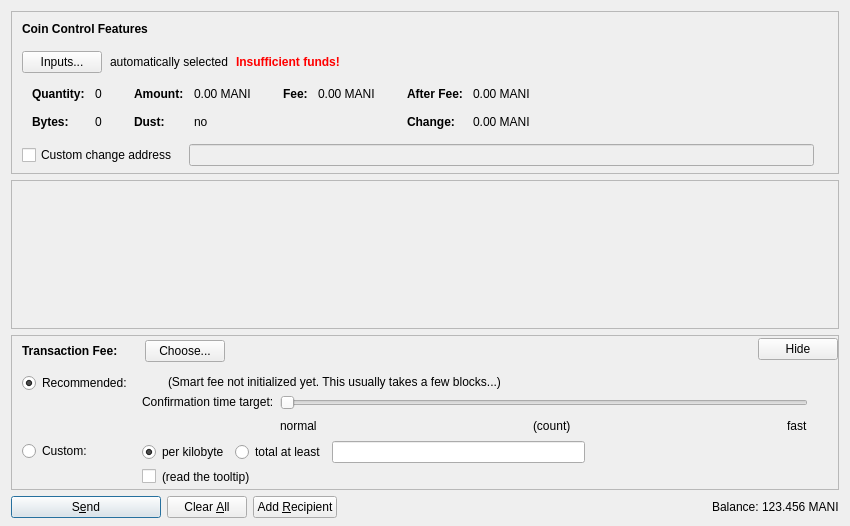
<?xml version="1.0" encoding="UTF-8"?>
<ui version="4.0">
 <class>SendCoinsDialog</class>
 <widget class="QDialog" name="SendCoinsDialog">
  <property name="geometry">
   <rect>
    <x>0</x>
    <y>0</y>
    <width>850</width>
    <height>526</height>
   </rect>
  </property>
  <property name="windowTitle">
   <string>Send Coins</string>
  </property>
  <layout class="QVBoxLayout" name="verticalLayout" stretch="0,1,0,0">
   <property name="bottomMargin">
    <number>8</number>
   </property>
   <item>
    <widget class="QFrame" name="frameCoinControl">
     <property name="sizePolicy">
      <sizepolicy hsizetype="Expanding" vsizetype="Expanding">
       <horstretch>0</horstretch>
       <verstretch>0</verstretch>
      </sizepolicy>
     </property>
     <property name="maximumSize">
      <size>
       <width>16777215</width>
       <height>16777215</height>
      </size>
     </property>
     <property name="frameShape">
      <enum>QFrame::StyledPanel</enum>
     </property>
     <property name="frameShadow">
      <enum>QFrame::Sunken</enum>
     </property>
     <layout class="QVBoxLayout" name="verticalLayoutCoinControl2">
      <property name="spacing">
       <number>0</number>
      </property>
      <property name="leftMargin">
       <number>0</number>
      </property>
      <property name="topMargin">
       <number>0</number>
      </property>
      <property name="rightMargin">
       <number>0</number>
      </property>
      <property name="bottomMargin">
       <number>6</number>
      </property>
      <item>
       <layout class="QVBoxLayout" name="verticalLayoutCoinControl" stretch="0,0,0,0,1">
        <property name="spacing">
         <number>0</number>
        </property>
        <property name="leftMargin">
         <number>10</number>
        </property>
        <property name="topMargin">
         <number>10</number>
        </property>
        <item>
         <layout class="QHBoxLayout" name="horizontalLayoutCoinControl1">
          <property name="bottomMargin">
           <number>15</number>
          </property>
          <item>
           <widget class="QLabel" name="labelCoinControlFeatures">
            <property name="sizePolicy">
             <sizepolicy hsizetype="Preferred" vsizetype="Maximum">
              <horstretch>0</horstretch>
              <verstretch>0</verstretch>
             </sizepolicy>
            </property>
            <property name="font">
             <font>
              <weight>75</weight>
              <bold>true</bold>
             </font>
            </property>
            <property name="styleSheet">
             <string notr="true">font-weight:bold;</string>
            </property>
            <property name="text">
             <string>Coin Control Features</string>
            </property>
           </widget>
          </item>
         </layout>
        </item>
        <item>
         <layout class="QHBoxLayout" name="horizontalLayoutCoinControl2" stretch="0,0,0,0">
          <property name="spacing">
           <number>8</number>
          </property>
          <property name="bottomMargin">
           <number>10</number>
          </property>
          <item>
           <widget class="QPushButton" name="pushButtonCoinControl">
            <property name="styleSheet">
             <string notr="true"/>
            </property>
            <property name="text">
             <string>Inputs...</string>
            </property>
            <property name="autoDefault">
             <bool>false</bool>
            </property>
           </widget>
          </item>
          <item>
           <widget class="QLabel" name="labelCoinControlAutomaticallySelected">
            <property name="text">
             <string>automatically selected</string>
            </property>
            <property name="margin">
             <number>5</number>
            </property>
           </widget>
          </item>
          <item>
           <widget class="QLabel" name="labelCoinControlInsuffFunds">
            <property name="font">
             <font>
              <weight>75</weight>
              <bold>true</bold>
             </font>
            </property>
            <property name="styleSheet">
             <string notr="true">color:red;font-weight:bold;</string>
            </property>
            <property name="text">
             <string>Insufficient funds!</string>
            </property>
            <property name="margin">
             <number>5</number>
            </property>
           </widget>
          </item>
          <item>
           <spacer name="horizontalSpacerCoinControl">
            <property name="orientation">
             <enum>Qt::Horizontal</enum>
            </property>
            <property name="sizeHint" stdset="0">
             <size>
              <width>40</width>
              <height>1</height>
             </size>
            </property>
           </spacer>
          </item>
         </layout>
        </item>
        <item>
         <widget class="QWidget" name="widgetCoinControl" native="true">
          <property name="sizePolicy">
           <sizepolicy hsizetype="Preferred" vsizetype="Preferred">
            <horstretch>0</horstretch>
            <verstretch>0</verstretch>
           </sizepolicy>
          </property>
          <property name="minimumSize">
           <size>
            <width>0</width>
            <height>0</height>
           </size>
          </property>
          <property name="styleSheet">
           <string notr="true"/>
          </property>
          <layout class="QHBoxLayout" name="horizontalLayoutCoinControl5">
           <property name="leftMargin">
            <number>0</number>
           </property>
           <property name="topMargin">
            <number>0</number>
           </property>
           <property name="rightMargin">
            <number>0</number>
           </property>
           <property name="bottomMargin">
            <number>0</number>
           </property>
           <item>
            <layout class="QHBoxLayout" name="horizontalLayoutCoinControl3" stretch="0,0,0,1">
             <property name="spacing">
              <number>20</number>
             </property>
             <property name="topMargin">
              <number>0</number>
             </property>
             <property name="bottomMargin">
              <number>10</number>
             </property>
             <item>
              <layout class="QFormLayout" name="formLayoutCoinControl1">
               <property name="horizontalSpacing">
                <number>10</number>
               </property>
               <property name="verticalSpacing">
                <number>14</number>
               </property>
               <property name="leftMargin">
                <number>10</number>
               </property>
               <property name="topMargin">
                <number>4</number>
               </property>
               <property name="rightMargin">
                <number>6</number>
               </property>
               <item row="0" column="0">
                <widget class="QLabel" name="labelCoinControlQuantityText">
                 <property name="font">
                  <font>
                   <weight>75</weight>
                   <bold>true</bold>
                  </font>
                 </property>
                 <property name="text">
                  <string>Quantity:</string>
                 </property>
                 <property name="margin">
                  <number>0</number>
                 </property>
                </widget>
               </item>
               <item row="0" column="1">
                <widget class="QLabel" name="labelCoinControlQuantity">
                 <property name="cursor">
                  <cursorShape>IBeamCursor</cursorShape>
                 </property>
                 <property name="contextMenuPolicy">
                  <enum>Qt::ActionsContextMenu</enum>
                 </property>
                 <property name="text">
                  <string notr="true">0</string>
                 </property>
                 <property name="margin">
                  <number>0</number>
                 </property>
                 <property name="textInteractionFlags">
                  <set>Qt::LinksAccessibleByMouse|Qt::TextSelectableByKeyboard|Qt::TextSelectableByMouse</set>
                 </property>
                </widget>
               </item>
               <item row="1" column="0">
                <widget class="QLabel" name="labelCoinControlBytesText">
                 <property name="font">
                  <font>
                   <weight>75</weight>
                   <bold>true</bold>
                  </font>
                 </property>
                 <property name="text">
                  <string>Bytes:</string>
                 </property>
                </widget>
               </item>
               <item row="1" column="1">
                <widget class="QLabel" name="labelCoinControlBytes">
                 <property name="cursor">
                  <cursorShape>IBeamCursor</cursorShape>
                 </property>
                 <property name="contextMenuPolicy">
                  <enum>Qt::ActionsContextMenu</enum>
                 </property>
                 <property name="text">
                  <string notr="true">0</string>
                 </property>
                 <property name="textInteractionFlags">
                  <set>Qt::LinksAccessibleByMouse|Qt::TextSelectableByKeyboard|Qt::TextSelectableByMouse</set>
                 </property>
                </widget>
               </item>
              </layout>
             </item>
             <item>
              <layout class="QFormLayout" name="formLayoutCoinControl2">
               <property name="horizontalSpacing">
                <number>10</number>
               </property>
               <property name="verticalSpacing">
                <number>14</number>
               </property>
               <property name="leftMargin">
                <number>6</number>
               </property>
               <property name="topMargin">
                <number>4</number>
               </property>
               <property name="rightMargin">
                <number>6</number>
               </property>
               <item row="0" column="0">
                <widget class="QLabel" name="labelCoinControlAmountText">
                 <property name="font">
                  <font>
                   <weight>75</weight>
                   <bold>true</bold>
                  </font>
                 </property>
                 <property name="text">
                  <string>Amount:</string>
                 </property>
                 <property name="margin">
                  <number>0</number>
                 </property>
                </widget>
               </item>
               <item row="0" column="1">
                <widget class="QLabel" name="labelCoinControlAmount">
                 <property name="cursor">
                  <cursorShape>IBeamCursor</cursorShape>
                 </property>
                 <property name="contextMenuPolicy">
                  <enum>Qt::ActionsContextMenu</enum>
                 </property>
                 <property name="text">
                  <string notr="true">0.00 MANI</string>
                 </property>
                 <property name="textInteractionFlags">
                  <set>Qt::LinksAccessibleByMouse|Qt::TextSelectableByKeyboard|Qt::TextSelectableByMouse</set>
                 </property>
                </widget>
               </item>
               <item row="1" column="0">
                <widget class="QLabel" name="labelCoinControlLowOutputText">
                 <property name="font">
                  <font>
                   <weight>75</weight>
                   <bold>true</bold>
                  </font>
                 </property>
                 <property name="text">
                  <string>Dust:</string>
                 </property>
                </widget>
               </item>
               <item row="1" column="1">
                <widget class="QLabel" name="labelCoinControlLowOutput">
                 <property name="cursor">
                  <cursorShape>IBeamCursor</cursorShape>
                 </property>
                 <property name="contextMenuPolicy">
                  <enum>Qt::ActionsContextMenu</enum>
                 </property>
                 <property name="text">
                  <string notr="true">no</string>
                 </property>
                 <property name="textInteractionFlags">
                  <set>Qt::LinksAccessibleByMouse|Qt::TextSelectableByKeyboard|Qt::TextSelectableByMouse</set>
                 </property>
                </widget>
               </item>
              </layout>
             </item>
             <item>
              <layout class="QFormLayout" name="formLayoutCoinControl3">
               <property name="horizontalSpacing">
                <number>10</number>
               </property>
               <property name="verticalSpacing">
                <number>14</number>
               </property>
               <property name="leftMargin">
                <number>6</number>
               </property>
               <property name="topMargin">
                <number>4</number>
               </property>
               <property name="rightMargin">
                <number>6</number>
               </property>
               <item row="0" column="0">
                <widget class="QLabel" name="labelCoinControlFeeText">
                 <property name="font">
                  <font>
                   <weight>75</weight>
                   <bold>true</bold>
                  </font>
                 </property>
                 <property name="text">
                  <string>Fee:</string>
                 </property>
                 <property name="margin">
                  <number>0</number>
                 </property>
                </widget>
               </item>
               <item row="0" column="1">
                <widget class="QLabel" name="labelCoinControlFee">
                 <property name="cursor">
                  <cursorShape>IBeamCursor</cursorShape>
                 </property>
                 <property name="contextMenuPolicy">
                  <enum>Qt::ActionsContextMenu</enum>
                 </property>
                 <property name="text">
                  <string notr="true">0.00 MANI</string>
                 </property>
                 <property name="textInteractionFlags">
                  <set>Qt::LinksAccessibleByMouse|Qt::TextSelectableByKeyboard|Qt::TextSelectableByMouse</set>
                 </property>
                </widget>
               </item>
              </layout>
             </item>
             <item>
              <layout class="QFormLayout" name="formLayoutCoinControl4">
               <property name="horizontalSpacing">
                <number>10</number>
               </property>
               <property name="verticalSpacing">
                <number>14</number>
               </property>
               <property name="leftMargin">
                <number>6</number>
               </property>
               <property name="topMargin">
                <number>4</number>
               </property>
               <property name="rightMargin">
                <number>6</number>
               </property>
               <item row="0" column="0">
                <widget class="QLabel" name="labelCoinControlAfterFeeText">
                 <property name="font">
                  <font>
                   <weight>75</weight>
                   <bold>true</bold>
                  </font>
                 </property>
                 <property name="text">
                  <string>After Fee:</string>
                 </property>
                 <property name="margin">
                  <number>0</number>
                 </property>
                </widget>
               </item>
               <item row="0" column="1">
                <widget class="QLabel" name="labelCoinControlAfterFee">
                 <property name="cursor">
                  <cursorShape>IBeamCursor</cursorShape>
                 </property>
                 <property name="contextMenuPolicy">
                  <enum>Qt::ActionsContextMenu</enum>
                 </property>
                 <property name="text">
                  <string notr="true">0.00 MANI</string>
                 </property>
                 <property name="textInteractionFlags">
                  <set>Qt::LinksAccessibleByMouse|Qt::TextSelectableByKeyboard|Qt::TextSelectableByMouse</set>
                 </property>
                </widget>
               </item>
               <item row="1" column="0">
                <widget class="QLabel" name="labelCoinControlChangeText">
                 <property name="font">
                  <font>
                   <weight>75</weight>
                   <bold>true</bold>
                  </font>
                 </property>
                 <property name="text">
                  <string>Change:</string>
                 </property>
                </widget>
               </item>
               <item row="1" column="1">
                <widget class="QLabel" name="labelCoinControlChange">
                 <property name="cursor">
                  <cursorShape>IBeamCursor</cursorShape>
                 </property>
                 <property name="contextMenuPolicy">
                  <enum>Qt::ActionsContextMenu</enum>
                 </property>
                 <property name="text">
                  <string notr="true">0.00 MANI</string>
                 </property>
                 <property name="textInteractionFlags">
                  <set>Qt::LinksAccessibleByMouse|Qt::TextSelectableByKeyboard|Qt::TextSelectableByMouse</set>
                 </property>
                </widget>
               </item>
              </layout>
             </item>
            </layout>
           </item>
          </layout>
         </widget>
        </item>
        <item>
         <layout class="QHBoxLayout" name="horizontalLayoutCoinControl4" stretch="0,0,0">
          <property name="spacing">
           <number>12</number>
          </property>
          <property name="sizeConstraint">
           <enum>QLayout::SetDefaultConstraint</enum>
          </property>
          <property name="topMargin">
           <number>5</number>
          </property>
          <property name="rightMargin">
           <number>5</number>
          </property>
          <item>
           <widget class="QCheckBox" name="checkBoxCoinControlChange">
            <property name="toolTip">
             <string>If this is activated, but the change address is empty or invalid, change will be sent to a newly generated address.</string>
            </property>
            <property name="text">
             <string>Custom change address</string>
            </property>
           </widget>
          </item>
          <item>
           <widget class="QValidatedLineEdit" name="lineEditCoinControlChange">
            <property name="enabled">
             <bool>false</bool>
            </property>
            <property name="sizePolicy">
             <sizepolicy hsizetype="Expanding" vsizetype="Fixed">
              <horstretch>0</horstretch>
              <verstretch>0</verstretch>
             </sizepolicy>
            </property>
           </widget>
          </item>
          <item>
           <widget class="QLabel" name="labelCoinControlChangeLabel">
            <property name="sizePolicy">
             <sizepolicy hsizetype="Preferred" vsizetype="Expanding">
              <horstretch>0</horstretch>
              <verstretch>0</verstretch>
             </sizepolicy>
            </property>
            <property name="minimumSize">
             <size>
              <width>0</width>
              <height>0</height>
             </size>
            </property>
            <property name="text">
             <string/>
            </property>
            <property name="margin">
             <number>3</number>
            </property>
           </widget>
          </item>
         </layout>
        </item>
        <item>
         <spacer name="verticalSpacerCoinControl">
          <property name="orientation">
           <enum>Qt::Vertical</enum>
          </property>
          <property name="sizeHint" stdset="0">
           <size>
            <width>800</width>
            <height>1</height>
           </size>
          </property>
         </spacer>
        </item>
       </layout>
      </item>
     </layout>
    </widget>
   </item>
   <item>
    <widget class="QScrollArea" name="scrollArea">
     <property name="widgetResizable">
      <bool>true</bool>
     </property>
     <widget class="QWidget" name="scrollAreaWidgetContents">
      <property name="geometry">
       <rect>
        <x>0</x>
        <y>0</y>
        <width>830</width>
        <height>104</height>
       </rect>
      </property>
      <layout class="QVBoxLayout" name="verticalLayout_2" stretch="0,1">
       <property name="leftMargin">
        <number>0</number>
       </property>
       <property name="topMargin">
        <number>0</number>
       </property>
       <property name="rightMargin">
        <number>0</number>
       </property>
       <property name="bottomMargin">
        <number>0</number>
       </property>
       <item>
        <layout class="QVBoxLayout" name="entries">
         <property name="spacing">
          <number>6</number>
         </property>
        </layout>
       </item>
       <item>
        <spacer name="verticalSpacer">
         <property name="orientation">
          <enum>Qt::Vertical</enum>
         </property>
         <property name="sizeHint" stdset="0">
          <size>
           <width>20</width>
           <height>40</height>
          </size>
         </property>
        </spacer>
       </item>
      </layout>
     </widget>
    </widget>
   </item>
   <item>
    <widget class="QFrame" name="frameFee">
     <property name="sizePolicy">
      <sizepolicy hsizetype="Expanding" vsizetype="Expanding">
       <horstretch>0</horstretch>
       <verstretch>0</verstretch>
      </sizepolicy>
     </property>
     <property name="maximumSize">
      <size>
       <width>16777215</width>
       <height>16777215</height>
      </size>
     </property>
     <property name="frameShape">
      <enum>QFrame::StyledPanel</enum>
     </property>
     <property name="frameShadow">
      <enum>QFrame::Sunken</enum>
     </property>
     <layout class="QVBoxLayout" name="verticalLayoutFee1">
      <property name="spacing">
       <number>0</number>
      </property>
      <property name="leftMargin">
       <number>0</number>
      </property>
      <property name="topMargin">
       <number>0</number>
      </property>
      <property name="rightMargin">
       <number>0</number>
      </property>
      <property name="bottomMargin">
       <number>0</number>
      </property>
      <item>
       <layout class="QVBoxLayout" name="verticalLayoutFee2" stretch="0,0,0">
        <property name="spacing">
         <number>0</number>
        </property>
        <property name="leftMargin">
         <number>10</number>
        </property>
        <property name="topMargin">
         <number>0</number>
        </property>
        <item>
         <layout class="QHBoxLayout" name="horizontalLayoutFee1">
          <property name="bottomMargin">
           <number>0</number>
          </property>
          <item>
           <layout class="QVBoxLayout" name="verticalLayoutFee7">
            <property name="spacing">
             <number>0</number>
            </property>
            <item>
             <spacer name="verticalSpacerSmartFee">
              <property name="orientation">
               <enum>Qt::Vertical</enum>
              </property>
              <property name="sizeType">
               <enum>QSizePolicy::Fixed</enum>
              </property>
              <property name="sizeHint" stdset="0">
               <size>
                <width>1</width>
                <height>4</height>
               </size>
              </property>
             </spacer>
            </item>
            <item>
             <layout class="QHBoxLayout" name="horizontalLayoutSmartFee">
              <property name="spacing">
               <number>10</number>
              </property>
              <item>
               <widget class="QLabel" name="labelFeeHeadline">
                <property name="sizePolicy">
                 <sizepolicy hsizetype="Preferred" vsizetype="Maximum">
                  <horstretch>0</horstretch>
                  <verstretch>0</verstretch>
                 </sizepolicy>
                </property>
                <property name="font">
                 <font>
                  <weight>75</weight>
                  <bold>true</bold>
                 </font>
                </property>
                <property name="styleSheet">
                 <string notr="true">font-weight:bold;</string>
                </property>
                <property name="text">
                 <string>Transaction Fee:</string>
                </property>
               </widget>
              </item>
              <item>
               <widget class="QLabel" name="labelFeeMinimized">
                <property name="text">
                 <string/>
                </property>
               </widget>
              </item>
              <item>
               <widget class="QPushButton" name="buttonChooseFee">
                <property name="text">
                 <string>Choose...</string>
                </property>
               </widget>
              </item>
             </layout>
            </item>
            <item>
             <spacer name="verticalSpacer_5">
              <property name="orientation">
               <enum>Qt::Vertical</enum>
              </property>
              <property name="sizeHint" stdset="0">
               <size>
                <width>1</width>
                <height>1</height>
               </size>
              </property>
             </spacer>
            </item>
           </layout>
          </item>
          <item>
           <spacer name="horizontalSpacer_4">
            <property name="orientation">
             <enum>Qt::Horizontal</enum>
            </property>
            <property name="sizeHint" stdset="0">
             <size>
              <width>40</width>
              <height>20</height>
             </size>
            </property>
           </spacer>
          </item>
          <item>
           <widget class="QPushButton" name="buttonMinimizeFee">
            <property name="toolTip">
             <string>collapse fee-settings</string>
            </property>
            <property name="text">
             <string>Hide</string>
            </property>
           </widget>
          </item>
         </layout>
        </item>
        <item>
         <widget class="QFrame" name="frameFeeSelection">
          <layout class="QVBoxLayout" name="verticalLayoutFee12">
           <property name="spacing">
            <number>0</number>
           </property>
           <property name="leftMargin">
            <number>0</number>
           </property>
           <property name="topMargin">
            <number>0</number>
           </property>
           <property name="rightMargin">
            <number>0</number>
           </property>
           <property name="bottomMargin">
            <number>0</number>
           </property>
           <item>
            <layout class="QGridLayout" name="gridLayoutFee">
             <property name="topMargin">
              <number>10</number>
             </property>
             <property name="bottomMargin">
              <number>4</number>
             </property>
             <property name="horizontalSpacing">
              <number>10</number>
             </property>
             <property name="verticalSpacing">
              <number>4</number>
             </property>
             <item row="1" column="1">
              <layout class="QVBoxLayout" name="verticalLayoutFee8">
               <property name="spacing">
                <number>6</number>
               </property>
               <item>
                <layout class="QHBoxLayout" name="horizontalLayoutFee13">
                 <item>
                  <widget class="QRadioButton" name="radioCustomPerKilobyte">
                   <property name="toolTip">
                    <string>If the custom fee is set to 1000 satoshis and the transaction is only 250 bytes, then &quot;per kilobyte&quot; only pays 250 satoshis in fee, while &quot;total at least&quot; pays 1000 satoshis. For transactions bigger than a kilobyte both pay by kilobyte.</string>
                   </property>
                   <property name="text">
                    <string>per kilobyte</string>
                   </property>
                   <property name="checked">
                    <bool>true</bool>
                   </property>
                   <attribute name="buttonGroup">
                    <string notr="true">groupCustomFee</string>
                   </attribute>
                  </widget>
                 </item>
                 <item>
                  <widget class="QRadioButton" name="radioCustomAtLeast">
                   <property name="toolTip">
                    <string>If the custom fee is set to 1000 satoshis and the transaction is only 250 bytes, then &quot;per kilobyte&quot; only pays 250 satoshis in fee, while &quot;total at least&quot; pays 1000 satoshis. For transactions bigger than a kilobyte both pay by kilobyte.</string>
                   </property>
                   <property name="text">
                    <string>total at least</string>
                   </property>
                   <attribute name="buttonGroup">
                    <string notr="true">groupCustomFee</string>
                   </attribute>
                  </widget>
                 </item>
                 <item>
                  <widget class="BitcoinAmountField" name="customFee"/>
                 </item>
                 <item>
                  <spacer name="horizontalSpacer_6">
                   <property name="orientation">
                    <enum>Qt::Horizontal</enum>
                   </property>
                   <property name="sizeHint" stdset="0">
                    <size>
                     <width>1</width>
                     <height>1</height>
                    </size>
                   </property>
                  </spacer>
                 </item>
                </layout>
               </item>
               <item>
                <layout class="QHBoxLayout" name="horizontalLayoutFee8">
                 <item>
                  <widget class="QCheckBox" name="checkBoxMinimumFee">
                   <property name="toolTip">
                    <string>Paying only the minimum fee is just fine as long as there is less transaction volume than space in the blocks. But be aware that this can end up in a never confirming transaction once there is more demand for bitcoin transactions than the network can process.</string>
                   </property>
                   <property name="text">
                    <string/>
                   </property>
                  </widget>
                 </item>
                 <item>
                  <widget class="QLabel" name="labelMinFeeWarning">
                   <property name="enabled">
                    <bool>true</bool>
                   </property>
                   <property name="toolTip">
                    <string>Paying only the minimum fee is just fine as long as there is less transaction volume than space in the blocks. But be aware that this can end up in a never confirming transaction once there is more demand for bitcoin transactions than the network can process.</string>
                   </property>
                   <property name="text">
                    <string>(read the tooltip)</string>
                   </property>
                   <property name="margin">
                    <number>5</number>
                   </property>
                  </widget>
                 </item>
                 <item>
                  <spacer name="horizontalSpacer_2">
                   <property name="orientation">
                    <enum>Qt::Horizontal</enum>
                   </property>
                   <property name="sizeHint" stdset="0">
                    <size>
                     <width>1</width>
                     <height>1</height>
                    </size>
                   </property>
                  </spacer>
                 </item>
                </layout>
               </item>
              </layout>
             </item>
             <item row="0" column="0">
              <layout class="QVBoxLayout" name="verticalLayoutFee4" stretch="0,1">
               <item>
                <widget class="QRadioButton" name="radioSmartFee">
                 <property name="text">
                  <string>Recommended:</string>
                 </property>
                 <property name="checked">
                  <bool>true</bool>
                 </property>
                 <attribute name="buttonGroup">
                  <string notr="true">groupFee</string>
                 </attribute>
                </widget>
               </item>
               <item>
                <spacer name="verticalSpacer_2">
                 <property name="orientation">
                  <enum>Qt::Vertical</enum>
                 </property>
                 <property name="sizeHint" stdset="0">
                  <size>
                   <width>1</width>
                   <height>1</height>
                  </size>
                 </property>
                </spacer>
               </item>
              </layout>
             </item>
             <item row="1" column="0">
              <layout class="QVBoxLayout" name="verticalLayoutFee9" stretch="0,1">
               <item>
                <widget class="QRadioButton" name="radioCustomFee">
                 <property name="text">
                  <string>Custom:</string>
                 </property>
                 <attribute name="buttonGroup">
                  <string notr="true">groupFee</string>
                 </attribute>
                </widget>
               </item>
               <item>
                <spacer name="verticalSpacer_6">
                 <property name="orientation">
                  <enum>Qt::Vertical</enum>
                 </property>
                 <property name="sizeHint" stdset="0">
                  <size>
                   <width>1</width>
                   <height>1</height>
                  </size>
                 </property>
                </spacer>
               </item>
              </layout>
             </item>
             <item row="0" column="1">
              <layout class="QVBoxLayout" name="verticalLayoutFee3" stretch="0,0,1">
               <property name="spacing">
                <number>6</number>
               </property>
               <property name="topMargin">
                <number>2</number>
               </property>
               <item>
                <layout class="QHBoxLayout" name="horizontalLayoutFee12">
                 <item>
                  <widget class="QLabel" name="labelSmartFee">
                   <property name="text">
                    <string/>
                   </property>
                   <property name="margin">
                    <number>2</number>
                   </property>
                  </widget>
                 </item>
                 <item>
                  <widget class="QLabel" name="labelFeeEstimation">
                   <property name="text">
                    <string/>
                   </property>
                  </widget>
                 </item>
                 <item>
                  <widget class="QLabel" name="labelSmartFee2">
                   <property name="text">
                    <string>(Smart fee not initialized yet. This usually takes a few blocks...)</string>
                   </property>
                   <property name="margin">
                    <number>2</number>
                   </property>
                  </widget>
                 </item>
                 <item>
                  <spacer name="horizontalSpacer_5">
                   <property name="orientation">
                    <enum>Qt::Horizontal</enum>
                   </property>
                   <property name="sizeHint" stdset="0">
                    <size>
                     <width>1</width>
                     <height>1</height>
                    </size>
                   </property>
                  </spacer>
                 </item>
                </layout>
               </item>
               <item>
                <layout class="QHBoxLayout" name="horizontalLayoutFee9">
                 <item>
                  <layout class="QVBoxLayout" name="verticalLayoutFee6">
                   <item>
                    <widget class="QLabel" name="labelSmartFee3">
                     <property name="text">
                      <string>Confirmation time target:</string>
                     </property>
                     <property name="margin">
                      <number>2</number>
                     </property>
                    </widget>
                   </item>
                   <item>
                    <spacer name="verticalSpacer_3">
                     <property name="orientation">
                      <enum>Qt::Vertical</enum>
                     </property>
                     <property name="sizeHint" stdset="0">
                      <size>
                       <width>1</width>
                       <height>1</height>
                      </size>
                     </property>
                    </spacer>
                   </item>
                  </layout>
                 </item>
                 <item>
                  <layout class="QVBoxLayout" name="verticalLayoutFee5">
                   <property name="rightMargin">
                    <number>30</number>
                   </property>
                   <item>
                    <widget class="QSlider" name="sliderSmartFee">
                     <property name="minimum">
                      <number>0</number>
                     </property>
                     <property name="maximum">
                      <number>23</number>
                     </property>
                     <property name="pageStep">
                      <number>1</number>
                     </property>
                     <property name="value">
                      <number>0</number>
                     </property>
                     <property name="orientation">
                      <enum>Qt::Horizontal</enum>
                     </property>
                     <property name="invertedAppearance">
                      <bool>false</bool>
                     </property>
                     <property name="invertedControls">
                      <bool>false</bool>
                     </property>
                     <property name="tickPosition">
                      <enum>QSlider::NoTicks</enum>
                     </property>
                    </widget>
                   </item>
                   <item>
                    <layout class="QHBoxLayout" name="horizontalLayoutFee10">
                     <item>
                      <widget class="QLabel" name="labelSmartFeeNormal">
                       <property name="text">
                        <string>normal</string>
                       </property>
                      </widget>
                     </item>
                     <item>
                      <spacer name="horizontalSpacer_7">
                       <property name="orientation">
                        <enum>Qt::Horizontal</enum>
                       </property>
                       <property name="sizeHint" stdset="0">
                        <size>
                         <width>40</width>
                         <height>20</height>
                        </size>
                       </property>
                      </spacer>
                     </item>
                     <item>
                      <widget class="QLabel" name="confirmationTargetLabel">
                       <property name="text">
                        <string notr="true">(count)</string>
                       </property>
                      </widget>
                     </item>
                     <item>
                      <spacer name="horizontalSpacer_3">
                       <property name="orientation">
                        <enum>Qt::Horizontal</enum>
                       </property>
                       <property name="sizeHint" stdset="0">
                        <size>
                         <width>40</width>
                         <height>20</height>
                        </size>
                       </property>
                      </spacer>
                     </item>
                     <item>
                      <widget class="QLabel" name="labelSmartFeeFast">
                       <property name="text">
                        <string>fast</string>
                       </property>
                      </widget>
                     </item>
                    </layout>
                   </item>
                  </layout>
                 </item>
                </layout>
               </item>
               <item>
                <spacer name="verticalSpacer_4">
                 <property name="orientation">
                  <enum>Qt::Vertical</enum>
                 </property>
                 <property name="sizeHint" stdset="0">
                  <size>
                   <width>1</width>
                   <height>1</height>
                  </size>
                 </property>
                </spacer>
               </item>
              </layout>
             </item>
            </layout>
           </item>
          </layout>
         </widget>
        </item>
        <item>
         <spacer name="verticalSpacerFee">
          <property name="orientation">
           <enum>Qt::Vertical</enum>
          </property>
          <property name="sizeHint" stdset="0">
           <size>
            <width>800</width>
            <height>1</height>
           </size>
          </property>
         </spacer>
        </item>
       </layout>
      </item>
     </layout>
    </widget>
   </item>
   <item>
    <layout class="QHBoxLayout" name="horizontalLayout">
     <item>
      <widget class="QPushButton" name="sendButton">
       <property name="minimumSize">
        <size>
         <width>150</width>
         <height>0</height>
        </size>
       </property>
       <property name="toolTip">
        <string>Confirm the send action</string>
       </property>
       <property name="text">
        <string>S&amp;end</string>
       </property>
       <property name="icon">
        <iconset resource="../bitcoin.qrc">
         <normaloff>:/icons/send</normaloff>:/icons/send</iconset>
       </property>
       <property name="autoDefault">
        <bool>false</bool>
       </property>
       <property name="default">
        <bool>true</bool>
       </property>
      </widget>
     </item>
     <item>
      <widget class="QPushButton" name="clearButton">
       <property name="sizePolicy">
        <sizepolicy hsizetype="Minimum" vsizetype="Fixed">
         <horstretch>0</horstretch>
         <verstretch>0</verstretch>
        </sizepolicy>
       </property>
       <property name="toolTip">
        <string>Clear all fields of the form.</string>
       </property>
       <property name="text">
        <string>Clear &amp;All</string>
       </property>
       <property name="icon">
        <iconset resource="../bitcoin.qrc">
         <normaloff>:/icons/remove</normaloff>:/icons/remove</iconset>
       </property>
       <property name="autoDefault">
        <bool>false</bool>
       </property>
      </widget>
     </item>
     <item>
      <widget class="QPushButton" name="addButton">
       <property name="toolTip">
        <string>Send to multiple recipients at once</string>
       </property>
       <property name="text">
        <string>Add &amp;Recipient</string>
       </property>
       <property name="icon">
        <iconset resource="../bitcoin.qrc">
         <normaloff>:/icons/add</normaloff>:/icons/add</iconset>
       </property>
       <property name="autoDefault">
        <bool>false</bool>
       </property>
      </widget>
     </item>
     <item>
      <spacer name="horizontalSpacer">
       <property name="orientation">
        <enum>Qt::Horizontal</enum>
       </property>
       <property name="sizeHint" stdset="0">
        <size>
         <width>40</width>
         <height>20</height>
        </size>
       </property>
      </spacer>
     </item>
     <item>
      <layout class="QHBoxLayout" name="horizontalLayout_2">
       <property name="spacing">
        <number>3</number>
       </property>
       <item>
        <widget class="QLabel" name="label">
         <property name="sizePolicy">
          <sizepolicy hsizetype="Preferred" vsizetype="Fixed">
           <horstretch>0</horstretch>
           <verstretch>0</verstretch>
          </sizepolicy>
         </property>
         <property name="text">
          <string>Balance:</string>
         </property>
        </widget>
       </item>
       <item>
        <widget class="QLabel" name="labelBalance">
         <property name="sizePolicy">
          <sizepolicy hsizetype="Preferred" vsizetype="Fixed">
           <horstretch>0</horstretch>
           <verstretch>0</verstretch>
          </sizepolicy>
         </property>
         <property name="cursor">
          <cursorShape>IBeamCursor</cursorShape>
         </property>
         <property name="text">
          <string notr="true">123.456 MANI</string>
         </property>
         <property name="textInteractionFlags">
          <set>Qt::LinksAccessibleByMouse|Qt::TextSelectableByKeyboard|Qt::TextSelectableByMouse</set>
         </property>
        </widget>
       </item>
      </layout>
     </item>
    </layout>
   </item>
  </layout>
 </widget>
 <customwidgets>
  <customwidget>
   <class>QValidatedLineEdit</class>
   <extends>QLineEdit</extends>
   <header>qvalidatedlineedit.h</header>
  </customwidget>
  <customwidget>
   <class>BitcoinAmountField</class>
   <extends>QLineEdit</extends>
   <header>bitcoinamountfield.h</header>
   <container>1</container>
  </customwidget>
 </customwidgets>
 <resources>
  <include location="../bitcoin.qrc"/>
 </resources>
 <connections/>
 <buttongroups>
  <buttongroup name="groupFee"/>
  <buttongroup name="groupCustomFee"/>
 </buttongroups>
</ui>
